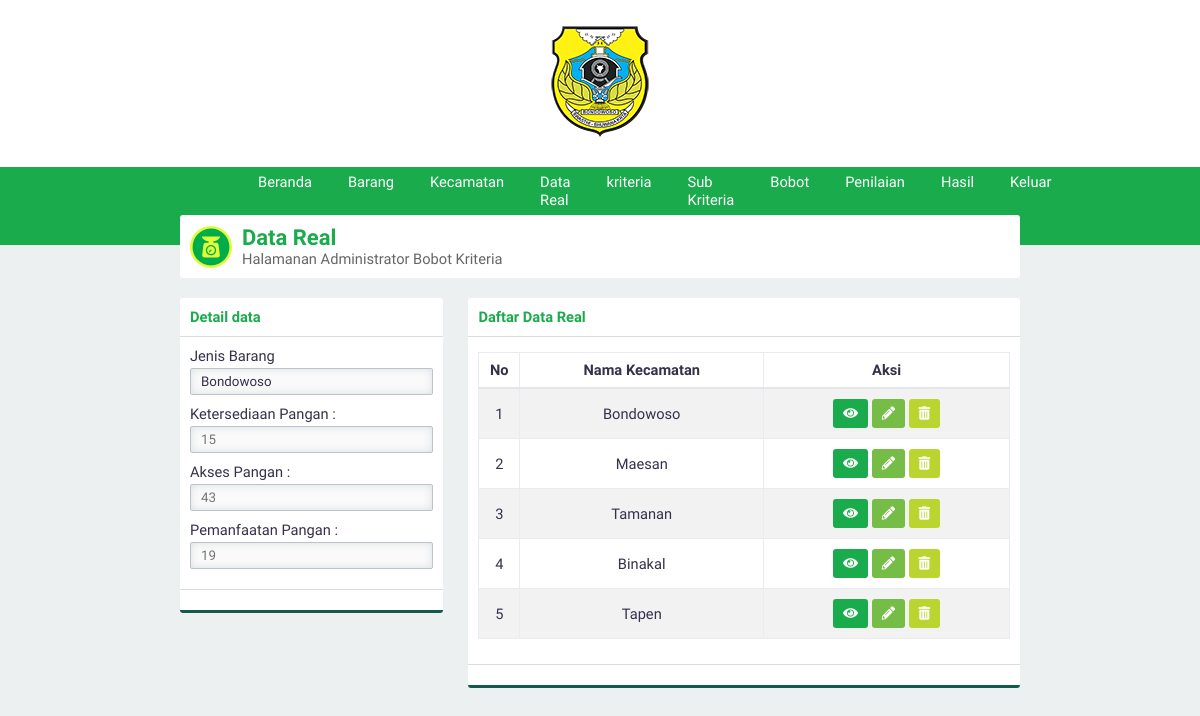
The app's page /?page=datareal&aksi=lihat&id=9 (signed in) with its own data.
### tables this page shows
CREATE TABLE `supplier` (
  `id_supplier` int(3) NOT NULL,
  `namaSupplier` varchar(30) NOT NULL
);

CREATE TABLE `datareal` (
  `id_datareal` int(3) NOT NULL,
  `id_supplier` int(3) NOT NULL,
  `id_kriteria` int(3) NOT NULL,
  `nilai_real` int(10) NOT NULL
);

CREATE TABLE `kriteria` (
  `id_kriteria` int(3) NOT NULL,
  `namaKriteria` varchar(30) NOT NULL,
  `sifat` enum('Benefit','Cost') NOT NULL
);

### page/lihatdatareal.php (the view, shortened to what this page needs)
<?php
$id = htmlspecialchars(@$_GET['id']);
$querylihat = "SELECT id_supplier,nilai_real,id_datareal,kriteria.namaKriteria AS namaKriteria FROM datareal INNER JOIN kriteria USING(id_kriteria) WHERE id_supplier='$id'";
?>
<div class="panel-top">
    <b class="text-green">Detail data</b>
</div>
<form>
    <div class="panel-middle">
        <div class="group-input">
            <?php
            $query = "SELECT namaSupplier FROM supplier WHERE id_supplier='$id'";
            $execute = $konek->query($query);
            $data = $execute->fetch_array(MYSQLI_ASSOC);
            ?>
            <div class="group-input">
                <label for="jenisbarang">Jenis Barang</label>
                <input class="form-custom" value="<?php echo $data['namaSupplier']; ?>" disabled type="text" autocomplete="off" required name="jenissupplier" id="jenissupplier" placeholder="Jenis Supplier">
            </div>
        </div>
        <?php
        $execute2 = $konek->query($querylihat);
        while ($data = $execute2->fetch_array(MYSQLI_ASSOC)) {
            echo " <div class=\"group-input\">
            <label for=\"$data[namaKriteria]\">$data[namaKriteria] :</label>
            <input type='hidden' value=\"$data[id_datareal]\" name=\"id[]\">
            <input type=\"text\" class=\"form-custom\" disabled autocomplete=\"off\" placeholder=\"$data[nilai_real]\" id=\"$data[namaKriteria]\" name=\"nilai[]\">
            </div>";
        }
        ?>
    </div>
    <div class="panel-bottom">
    </div>
</form>

### asset/css/style.css (style rules this page uses)
* { padding: 0; margin: 0; font-family: 'Work Sans', sans-serif; color: #36304A; font-weight: 500; letter-spacing: normal; }
b, h1, h2, h3, h4, h5 { padding: 0; font-weight: 600 !important; margin: 0.83em 0em; }
.text-green { color: #1aab4c !important; }
input, select { border: none; width: 100%; }
.form-custom { padding: 5px 10px; border: solid 1px #BDC3C7; -webkit-border-radius: 2px; -moz-border-radius: 2px; border-radius: 2px; box-sizing: border-box; box-shadow: inset 0 0 8px #d9dfe3; margin: 3px 0 10px 0; }
.panel-top { padding: 10px; box-sizing: padding-box; border-bottom: solid 1px #dddddd; }
.panel-middle { padding: 10px; box-sizing: padding-box; }
.panel-bottom { padding: 10px; border-bottom: solid 3px #135a4c; border-top: solid 1px #dddddd; }
body { background-color: #ECF0F1; display: flex; width: 100vw; height: 100vh; align-items: center; flex-direction: column; overflow-x: hidden; font-size: 11pt; }

### records on screen
supplier: jenissupplier "Bondowoso"
datareal: id_kriteria.namaKriteria "Ketersediaan Pangan", nilai_real "15"
datareal: id_kriteria.namaKriteria "Akses Pangan", nilai_real "43"
datareal: id_kriteria.namaKriteria "Pemanfaatan Pangan", nilai_real "19"

### other values on screen
$data[namaSupplier] "Bondowoso"
$data[namaSupplier] "Maesan"
$data[namaSupplier] "Tamanan"
$data[namaSupplier] "Binakal"
$data[namaSupplier] "Tapen"
